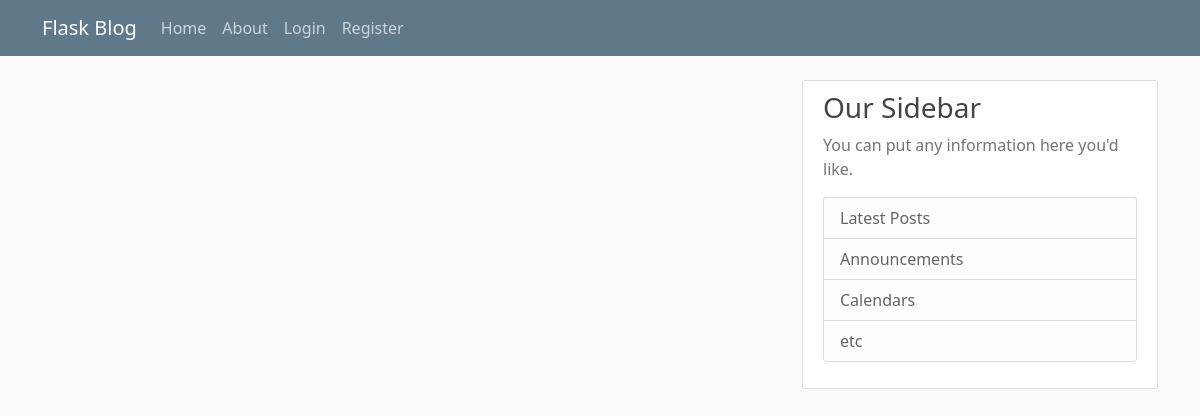
Page /home on the earlier database version.
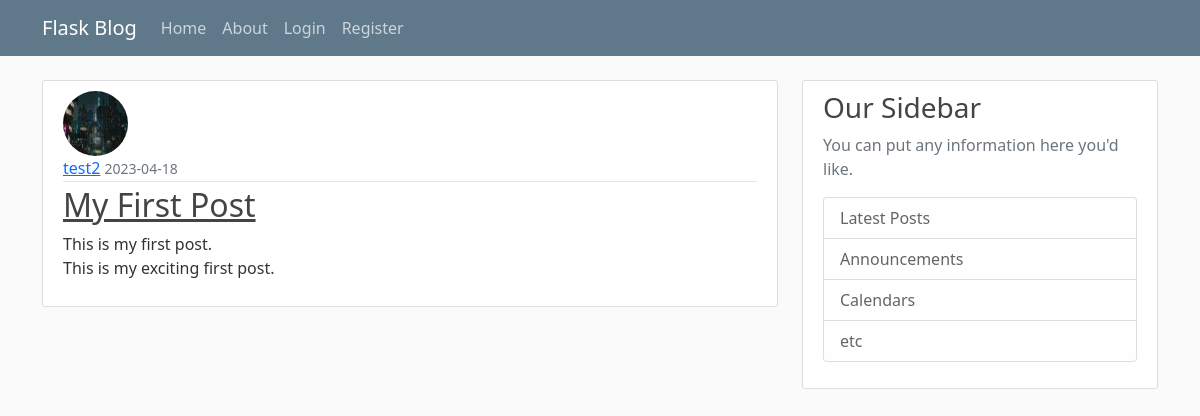
Same page on the later database version.
### flaskBlog/models.py (models this page shows, shortened)
class Post(db.Model):
    id = db.Column(db.Integer, primary_key=True)
    title = db.Column(db.String(100), nullable=False)
    date_posted = db.Column(db.DateTime, nullable=False, default=datetime.utcnow)
    content = db.Column(db.Text, nullable=False)
    user_id = db.Column(db.Integer, db.ForeignKey('users.id'), nullable=False)

class Users(db.Model, UserMixin):
    id = db.Column(db.Integer, primary_key=True)
    username = db.Column(db.String(20), unique=True, nullable=False)
    email = db.Column(db.String(120), unique=True, nullable=False)
    image_file = db.Column(db.String(20), nullable=False, default='default.jpg')
    password = db.Column(db.String(60), nullable=False)
    posts = db.relationship('Post', backref='author', lazy=True)

### flaskBlog/routes.py (the view)
@app.route("/")
@app.route("/home")
def home():
    posts = Post.query.all()
    return render_template('home.html', posts=posts)

### flaskBlog/templates/home.html
{% extends "layout.html" %}
{% block content %}
  {% for post in posts %}
  <article class="media content-section">
    <img src="{{ url_for('static', filename='profile_pics/' + post.author.image_file )}}" alt="{{ post.author.username }} profile picture" class="rounded-circle article-img">
    <div class="media-body">
      <div class="article-metadata">
        <a class="mr-2" href="#">{{ post.author.username }}</a>
        <small class="text-muted">{{ post.date_posted.strftime('%Y-%m-%d') }}</small>
      </div>
      <h2><a class="article-title" href="{{ url_for('post', post_id=post.id ) }}">{{ post.title }}</a></h2>
      <p class="article-content">{{ post.content }}</p>
    </div>
  </article>
  {% endfor %}
{% endblock content %}

### flaskBlog/templates/layout.html (shortened to what this page needs)
<!DOCTYPE html>
<html lang="en">
<head>
  <link href="https://cdn.jsdelivr.net/npm/bootstrap@5.0.2/dist/css/bootstrap.min.css"
        rel="stylesheet"
>
  <link rel="stylesheet"
        type="text/css"
        href="{{ url_for('static', filename='main.css') }}">
</head>
<body>
  <header class="site-header">
    <nav class="navbar navbar-expand-md navbar-dark bg-steel fixed-top">
      <div class="container">
        <a class="navbar-brand mr-4" href="/">Flask Blog</a>
        <div class="collapse navbar-collapse" id="navbarToggle">
          <div class="navbar-nav mr-auto">
            <a class="nav-item nav-link" href="{{ url_for('home') }}">Home</a>
            <a class="nav-item nav-link" href="{{ url_for('about') }}">About</a>
          </div>
          <div class="navbar-nav">
            {% if current_user.is_authenticated %}
              <a class="nav-item nav-link" href="{{ url_for('account') }}">Account</a>
              <a class="nav-item nav-link" href="{{ url_for('new_post') }}">New Post</a>
              <a class="nav-item nav-link" href="{{ url_for('logout') }}">Log Out</a>
            {% else %}
              <a class="nav-item nav-link" href="{{ url_for('login') }}">Login</a>
              <a class="nav-item nav-link" href="{{ url_for('register') }}">Register</a>
            {% endif %}
          </div>
        </div>
      </div>
    </nav>
  </header>
  <main role="main" class="container">
    <div class="row">
      <div class="col-md-8">
        {% block content %}{% endblock %}
      </div>
      <div class="col-md-4">
        <div class="content-section">
          <h3>Our Sidebar</h3>
          <p class='text-muted'>You can put any information here you'd like.
            <ul class="list-group">
              <li class="list-group-item list-group-item-light">Latest Posts</li>
              <li class="list-group-item list-group-item-light">Announcements</li>
              <li class="list-group-item list-group-item-light">Calendars</li>
              <li class="list-group-item list-group-item-light">etc</li>
            </ul>
          </p>
        </div>
      </div>
    </div>
  </main>
</body>
</html>

### flaskBlog/static/main.css (style rules this page uses)
body { background: #fafafa; color: #333333; margin-top: 5rem; }
h1, h2, h3, h4, h5, h6 { color: #444444; }
.bg-steel { background-color: #5f788a; }
.site-header .navbar-nav .nav-link { color: #cbd5db; }
.content-section { background: #ffffff; padding: 10px 20px; border: 1px solid #dddddd; border-radius: 3px; margin-bottom: 20px; }
.article-title { color: #444444; }
.article-content { white-space: pre-line; }
.article-img { height: 65px; width: 65px; margin-right: 16px; }
.article-metadata { padding-bottom: 1px; margin-bottom: 4px; border-bottom: 1px solid #e3e3e3 }

Differences in the rows shown:
added Post: image_file (picture), author.username "test2", date_posted "2023-04-18", title "My First Post", content "This is my first post. This is my exciting first post."
